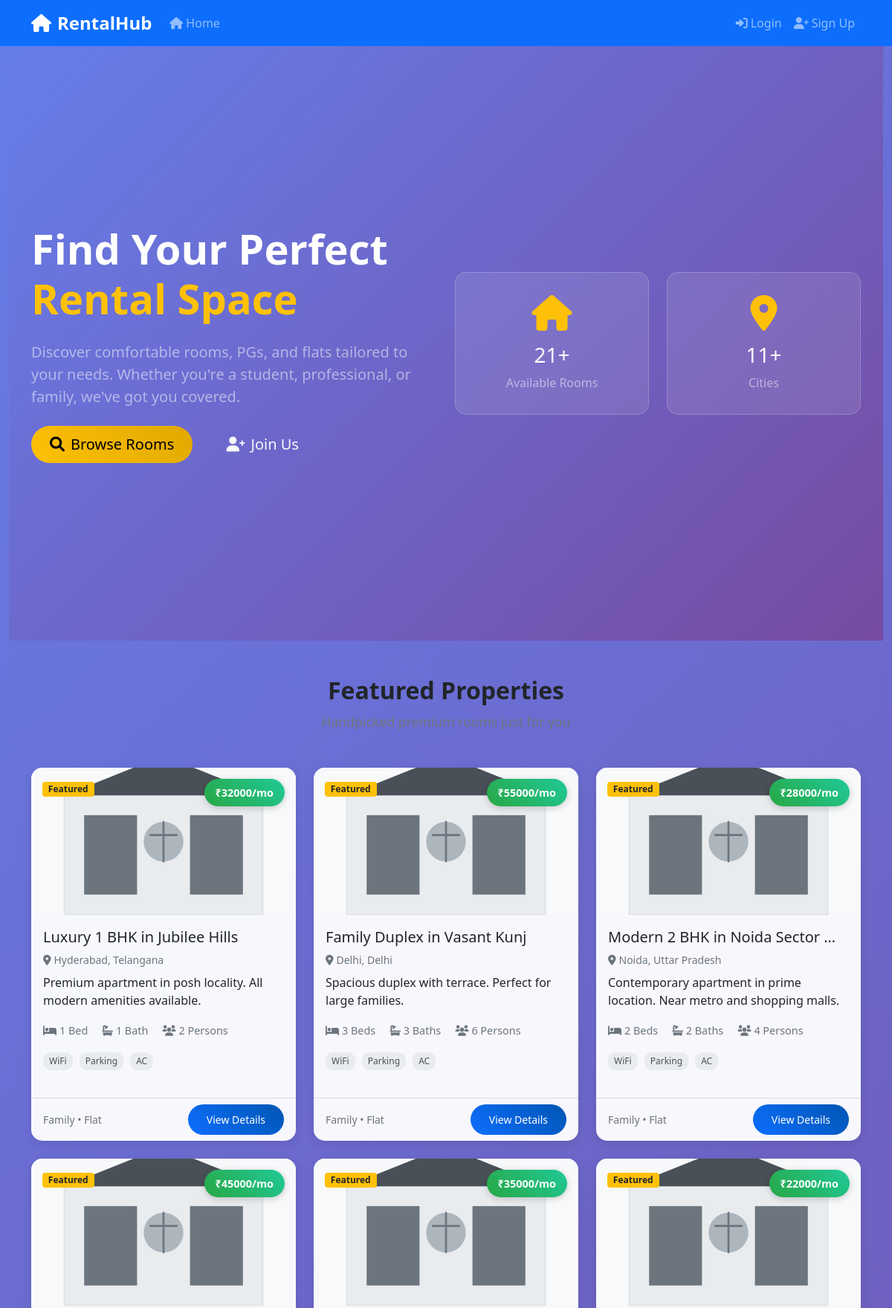
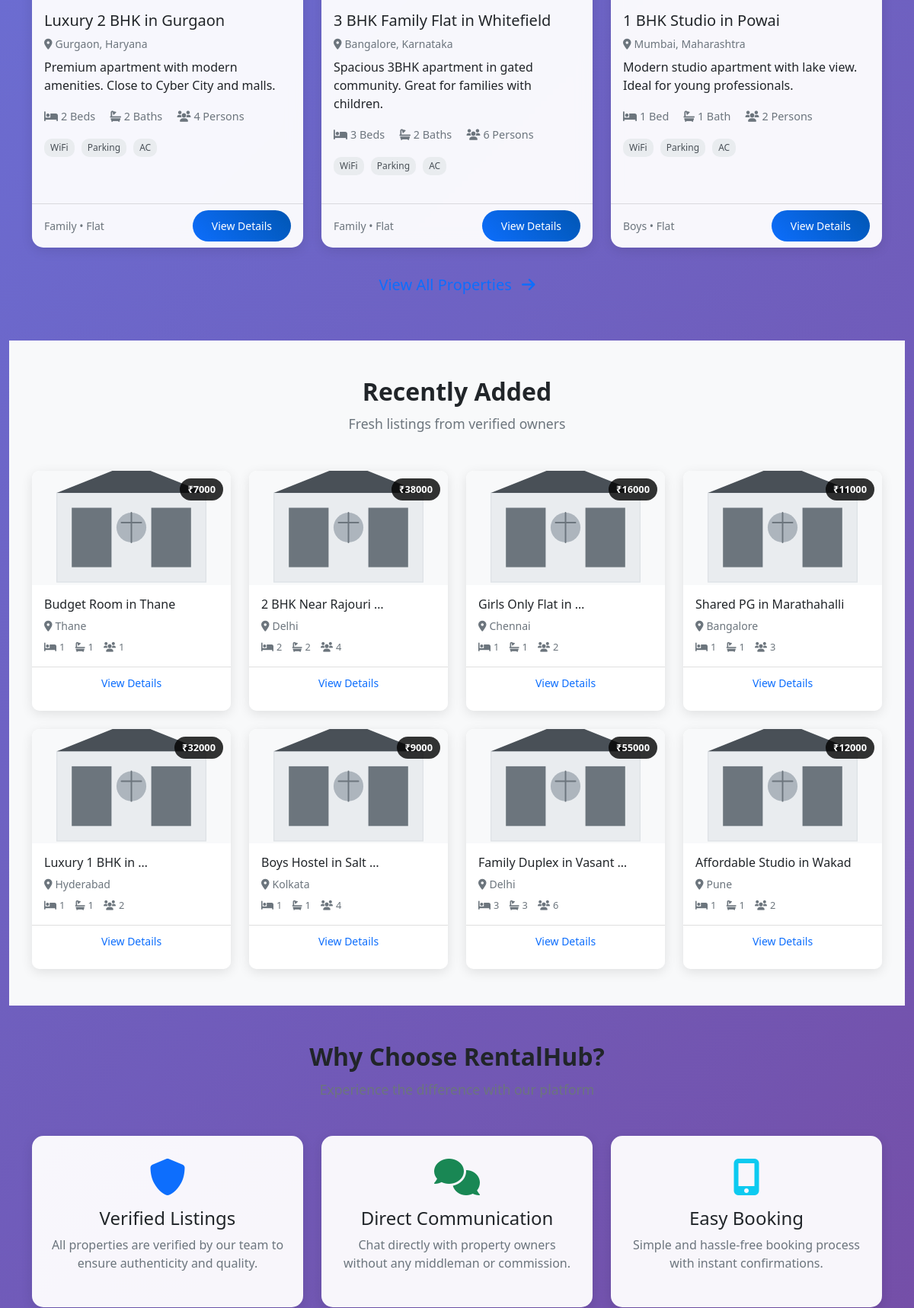
The page / (upper part) on the database its author committed (2 pictures, top to bottom).
### rooms/models.py (models this page shows, shortened)
class Room(models.Model):
    ROOM_CATEGORIES = [
        ('boys', 'Boys'),
        ('girls', 'Girls'),
        ('family', 'Family'),
    ]
    ROOM_TYPES = [
        ('pg', 'PG (Paying Guest)'),
        ('flat', 'Flat'),
        ('hostel', 'Hostel'),
    ]
    title = models.CharField(max_length=200)
    description = models.TextField()
    owner = models.ForeignKey(User, on_delete=models.CASCADE, related_name='rooms')
    category = models.CharField(max_length=10, choices=ROOM_CATEGORIES)
    room_type = models.CharField(max_length=10, choices=ROOM_TYPES)
    price = models.DecimalField(max_digits=10, decimal_places=2)
    security_deposit = models.DecimalField(max_digits=10, decimal_places=2, default=0.00, help_text="Security deposit amount")
    address = models.TextField(max_length=500)
    city = models.CharField(max_length=100)
    state = models.CharField(max_length=100)
    pincode = models.CharField(max_length=10)
    area_sqft = models.PositiveIntegerField(help_text="Area in square feet")
    bedrooms = models.PositiveIntegerField(default=1)
    bathrooms = models.PositiveIntegerField(default=1)
    max_occupancy = models.PositiveIntegerField(default=1)
    available_from = models.DateField(null=True, blank=True, help_text="Date from when the room is available")
    floor = models.CharField(max_length=20, blank=True, null=True, help_text="Floor number (e.g., Ground, 1st, 2nd)")
    wifi = models.BooleanField(default=False)
    parking = models.BooleanField(default=False)
    ac = models.BooleanField(default=False)
    laundry = models.BooleanField(default=False)
    kitchen = models.BooleanField(default=False)
    food_included = models.BooleanField(default=False)
    gym = models.BooleanField(default=False)
    swimming_pool = models.BooleanField(default=False)
    security = models.BooleanField(default=False)
    is_available = models.BooleanField(default=True)
    featured = models.BooleanField(default=False)
    created_at = models.DateTimeField(auto_now_add=True)
    updated_at = models.DateTimeField(auto_now=True)
    class Meta:
        ordering = ['-created_at']
    @property
    def main_image(self):
        first_image = self.images.first()
        if first_image:
            return first_image.image.url
        return '/static/images/default_room.svg'

### rooms/views.py (the view)
# urls.py: path("", views.home_view, name="home"),
def home_view(request):
    featured_rooms = Room.objects.filter(featured=True, is_available=True)[:6]
    recent_rooms = Room.objects.filter(is_available=True).order_by('-created_at')[:8]
    total_rooms = Room.objects.filter(is_available=True).count()
    total_cities = Room.objects.values('city').distinct().count()
    context = {
        'featured_rooms': featured_rooms,
        'recent_rooms': recent_rooms,
        'total_rooms': total_rooms,
        'total_cities': total_cities,
        'title': 'Find Your Perfect Rental Space'
    }
    return render(request, 'rooms/home.html', context)

### templates/rooms/home.html (shortened to what this page needs)
{% extends 'base.html' %}
{% load static %}
{% block content %}
<section class="hero-section">
    <div class="container">
        <div class="row align-items-center min-vh-100">
            <div class="col-lg-6">
                <div class="hero-content fade-in">
                    <h1 class="display-4 fw-bold text-white mb-4">
                        Find Your Perfect <span class="text-warning">Rental Space</span>
                    </h1>
                    <p class="lead text-white-50 mb-4">
                        Discover comfortable rooms, PGs, and flats tailored to your needs.
                        Whether you're a student, professional, or family, we've got you covered.
                    </p>
                    <div class="hero-buttons">
                        <a href="{% url 'rooms:room_list' %}" class="btn btn-warning btn-lg me-3">
                            <i class="fas fa-search me-2"></i>Browse Rooms
                        </a>
                        {% if user.is_authenticated %}
                            <a href="{% url 'rooms:room_create' %}" class="btn btn-outline-light btn-lg">
                                <i class="fas fa-plus me-2"></i>List Your Property
                            </a>
                        {% else %}
                            <a href="{% url 'accounts:signup' %}" class="btn btn-outline-light btn-lg">
                                <i class="fas fa-user-plus me-2"></i>Join Us
                            </a>
                        {% endif %}
                    </div>
                </div>
            </div>
            <div class="col-lg-6">
                <div class="hero-stats slide-in-right">
                    <div class="row g-4">
                        <div class="col-6">
                            <div class="stat-card text-center">
                                <div class="stat-icon mb-3">
                                    <i class="fas fa-home fa-3x text-warning"></i>
                                </div>
                                <h3 class="text-white">{{ total_rooms }}+</h3>
                                <p class="text-white-50 mb-0">Available Rooms</p>
                            </div>
                        </div>
                        <div class="col-6">
                            <div class="stat-card text-center">
                                <div class="stat-icon mb-3">
                                    <i class="fas fa-map-marker-alt fa-3x text-warning"></i>
                                </div>
                                <h3 class="text-white">{{ total_cities }}+</h3>
                                <p class="text-white-50 mb-0">Cities</p>
                            </div>
                        </div>
                    </div>
                </div>
            </div>
        </div>
    </div>
</section>
{% if featured_rooms %}
<section class="featured-section py-5">
    <div class="container">
        <div class="row">
            <div class="col-12">
                <div class="section-header text-center mb-5">
                    <h2 class="section-title">Featured Properties</h2>
                    <p class="section-subtitle text-muted">Handpicked premium rooms just for you</p>
                </div>
            </div>
        </div>
        <div class="row g-4">
            {% for room in featured_rooms %}
                <div class="col-lg-4 col-md-6">
                    <div class="card room-card h-100 fade-in">
                        <div class="position-relative">
                            <img src="{{ room.main_image }}"
                                 alt="{{ room.title }}"
                                 class="card-img-top room-card-img">
                            <div class="room-price">₹{{ room.price|floatformat:0 }}/mo</div>
                            <div class="room-badge">
                                <span class="badge bg-warning text-dark">Featured</span>
                            </div>
                        </div>
                        <div class="card-body">
                            <h5 class="card-title">{{ room.title|truncatewords:6 }}</h5>
                            <p class="text-muted small mb-2">
                                <i class="fas fa-map-marker-alt me-1"></i>{{ room.city }}, {{ room.state }}
                            </p>
                            <p class="card-text">{{ room.description|truncatewords:15 }}</p>
                            <div class="room-features mb-3">
                                <span class="feature-item">
                                    <i class="fas fa-bed me-1"></i>{{ room.bedrooms }} Bed{{ room.bedrooms|pluralize }}
                                </span>
                                <span class="feature-item">
                                    <i class="fas fa-bath me-1"></i>{{ room.bathrooms }} Bath{{ room.bathrooms|pluralize }}
                                </span>
                                <span class="feature-item">
                                    <i class="fas fa-users me-1"></i>{{ room.max_occupancy }} Person{{ room.max_occupancy|pluralize }}
                                </span>
                            </div>
                            <div class="room-amenities mb-3">
                                {% if room.wifi %}<span class="amenity-badge">WiFi</span>{% endif %}
                                {% if room.parking %}<span class="amenity-badge">Parking</span>{% endif %}
                                {% if room.ac %}<span class="amenity-badge">AC</span>{% endif %}
                            </div>
                        </div>
                        <div class="card-footer bg-transparent">
                            <div class="d-flex justify-content-between align-items-center">
                                <small class="text-muted">{{ room.get_category_display }} • {{ room.get_room_type_display }}</small>
                                <a href="{% url 'rooms:room_detail' room.pk %}" class="btn btn-primary btn-sm">
                                    View Details
                                </a>
                            </div>
                        </div>
                    </div>
                </div>
            {% endfor %}
        </div>
        <div class="text-center mt-4">
            <a href="{% url 'rooms:room_list' %}" class="btn btn-outline-primary btn-lg">
                View All Properties <i class="fas fa-arrow-right ms-2"></i>
            </a>
        </div>
    </div>
</section>
{% endif %}
{% if recent_rooms %}
<section class="recent-section py-5 bg-light">
    <div class="container">
        <div class="row">
            <div class="col-12">
                <div class="section-header text-center mb-5">
                    <h2 class="section-title">Recently Added</h2>
                    <p class="section-subtitle text-muted">Fresh listings from verified owners</p>
                </div>
            </div>
        </div>
        <div class="row g-4">
            {% for room in recent_rooms %}
                <div class="col-lg-3 col-md-6">
                    <div class="card room-card-compact h-100 fade-in">
                        <div class="position-relative">
                            <img src="{{ room.main_image }}"
                                 alt="{{ room.title }}"
                                 class="card-img-top room-card-img-compact">
                            <div class="room-price-compact">₹{{ room.price|floatformat:0 }}</div>
                        </div>
                        <div class="card-body p-3">
                            <h6 class="card-title">{{ room.title|truncatewords:4 }}</h6>
                            <p class="text-muted small mb-2">
                                <i class="fas fa-map-marker-alt me-1"></i>{{ room.city }}
                            </p>
                            <div class="room-features-compact">
                                <span><i class="fas fa-bed me-1"></i>{{ room.bedrooms }}</span>
                                <span><i class="fas fa-bath me-1"></i>{{ room.bathrooms }}</span>
                                <span><i class="fas fa-users me-1"></i>{{ room.max_occupancy }}</span>
                            </div>
                        </div>
                        <div class="card-footer bg-transparent p-3 pt-0">
                            <a href="{% url 'rooms:room_detail' room.pk %}" class="btn btn-sm btn-outline-primary w-100">
                                View Details
                            </a>
                        </div>
                    </div>
                </div>
            {% endfor %}
        </div>
    </div>
</section>
{% endif %}
<section class="features-section py-5">
    <div class="container">
        <div class="row">
            <div class="col-12">
                <div class="section-header text-center mb-5">
                    <h2 class="section-title">Why Choose RentalHub?</h2>
                    <p class="section-subtitle text-muted">Experience the difference with our platform</p>
                </div>
            </div>
        </div>
        <div class="row g-4">
            <div class="col-lg-4 col-md-6">
                <div class="feature-card text-center fade-in">
                    <div class="feature-icon mb-3">
                        <i class="fas fa-shield-alt fa-3x text-primary"></i>
                    </div>
                    <h4>Verified Listings</h4>
                    <p class="text-muted">All properties are verified by our team to ensure authenticity and quality.</p>
                </div>
            </div>
            <div class="col-lg-4 col-md-6">
                <div class="feature-card text-center fade-in">
                    <div class="feature-icon mb-3">
                        <i class="fas fa-comments fa-3x text-success"></i>
                    </div>
                    <h4>Direct Communication</h4>
                    <p class="text-muted">Chat directly with property owners without any middleman or commission.</p>
                </div>
            </div>
            <div class="col-lg-4 col-md-6">
                <div class="feature-card text-center fade-in">
                    <div class="feature-icon mb-3">
                        <i class="fas fa-mobile-alt fa-3x text-info"></i>
                    </div>
                    <h4>Easy Booking</h4>
                    <p class="text-muted">Simple and hassle-free booking process with instant confirmations.</p>
                </div>
            </div>
        </div>
    </div>
</section>
{% endblock %}

### rows shown on the page
Room: price "32000", title "Luxury 1 BHK in Jubilee Hills", city "Hyderabad", state "Telangana", description "Premium apartment in posh locality. All modern amenities available.", bedrooms "1", bathrooms "1", max_occupancy "2", wifi "WiFi", parking "Parking", ac "AC", category "Family", room_type "Flat", title "Luxury 1 BHK in …"
Room: price "55000", title "Family Duplex in Vasant Kunj", city "Delhi", state "Delhi", description "Spacious duplex with terrace. Perfect for large families.", bedrooms "3", bathrooms "3", max_occupancy "6", wifi "WiFi", parking "Parking", ac "AC", category "Family", room_type "Flat", title "Family Duplex in Vasant …"
Room: price "28000", title "Modern 2 BHK in Noida Sector …", city "Noida", state "Uttar Pradesh", description "Contemporary apartment in prime location. Near metro and shopping malls.", bedrooms "2", bathrooms "2", max_occupancy "4", wifi "WiFi", parking "Parking", ac "AC", category "Family", room_type "Flat"
Room: price "45000", title "Luxury 2 BHK in Gurgaon", city "Gurgaon", state "Haryana", description "Premium apartment with modern amenities. Close to Cyber City and malls.", bedrooms "2", bathrooms "2", max_occupancy "4", wifi "WiFi", parking "Parking", ac "AC", category "Family", room_type "Flat"
Room: price "35000", title "3 BHK Family Flat in Whitefield", city "Bangalore", state "Karnataka", description "Spacious 3BHK apartment in gated community. Great for families with children.", bedrooms "3", bathrooms "2", max_occupancy "6", wifi "WiFi", parking "Parking", ac "AC", category "Family", room_type "Flat"
Room: price "22000", title "1 BHK Studio in Powai", city "Mumbai", state "Maharashtra", description "Modern studio apartment with lake view. Ideal for young professionals.", bedrooms "1", bathrooms "1", max_occupancy "2", wifi "WiFi", parking "Parking", ac "AC", category "Boys", room_type "Flat"
Room: price "7000", title "Budget Room in Thane", city "Thane", bedrooms "1", bathrooms "1", max_occupancy "1"
Room: price "38000", title "2 BHK Near Rajouri …", city "Delhi", bedrooms "2", bathrooms "2", max_occupancy "4"
Room: price "16000", title "Girls Only Flat in …", city "Chennai", bedrooms "1", bathrooms "1", max_occupancy "2"
Room: price "11000", title "Shared PG in Marathahalli", city "Bangalore", bedrooms "1", bathrooms "1", max_occupancy "3"
Room: price "9000", title "Boys Hostel in Salt …", city "Kolkata", bedrooms "1", bathrooms "1", max_occupancy "4"
Room: price "12000", title "Affordable Studio in Wakad", city "Pune", bedrooms "1", bathrooms "1", max_occupancy "2"

### other values the page prints
{{ total_rooms }} "21"
{{ total_cities }} "11"
